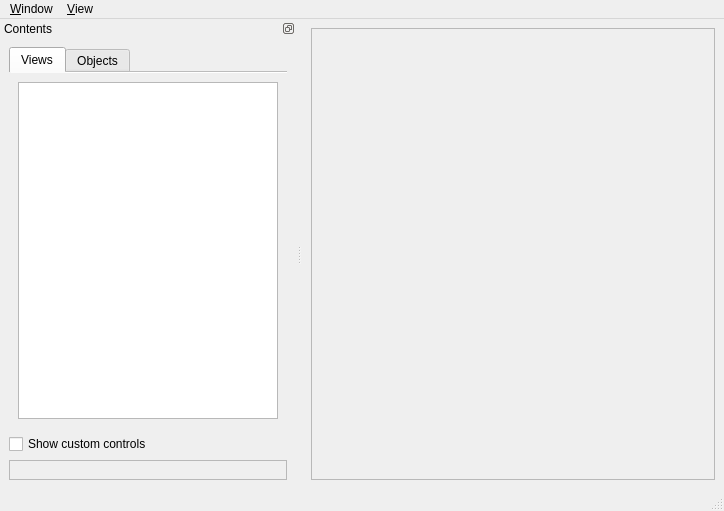
<?xml version="1.0" encoding="UTF-8"?>
<ui version="4.0">
 <class>MainWindow</class>
 <widget class="QMainWindow" name="MainWindow">
  <property name="geometry">
   <rect>
    <x>0</x>
    <y>0</y>
    <width>724</width>
    <height>511</height>
   </rect>
  </property>
  <property name="windowTitle">
   <string>CAST Viewer</string>
  </property>
  <widget class="QWidget" name="centralwidget">
   <layout class="QVBoxLayout" name="verticalLayout">
    <item>
     <widget class="QViewContainer" name="drawingArea">
      <property name="frameShape">
       <enum>QFrame::StyledPanel</enum>
      </property>
      <property name="frameShadow">
       <enum>QFrame::Raised</enum>
      </property>
      <layout class="QVBoxLayout" name="verticalLayout_2">
       <item>
        <widget class="QCastView" name="_cast_view_unused" native="true">
         <property name="minimumSize">
          <size>
           <width>200</width>
           <height>200</height>
          </size>
         </property>
        </widget>
       </item>
      </layout>
     </widget>
    </item>
   </layout>
  </widget>
  <widget class="QMenuBar" name="menubar">
   <property name="geometry">
    <rect>
     <x>0</x>
     <y>0</y>
     <width>724</width>
     <height>20</height>
    </rect>
   </property>
   <widget class="QMenu" name="menu_View">
    <property name="title">
     <string>&amp;View</string>
    </property>
    <addaction name="actViewSelectSubmenu"/>
    <addaction name="separator"/>
    <addaction name="actShowViewList"/>
    <addaction name="actRefreshViewList"/>
   </widget>
   <widget class="QMenu" name="menuQuit">
    <property name="title">
     <string>&amp;Window</string>
    </property>
    <addaction name="actNewWindow"/>
    <addaction name="actCloseSomeWindows"/>
    <addaction name="separator"/>
    <addaction name="actSaveWindowLayout"/>
    <addaction name="actRestoreWindowLayout"/>
   </widget>
   <addaction name="menuQuit"/>
   <addaction name="menu_View"/>
  </widget>
  <widget class="QStatusBar" name="statusbar"/>
  <widget class="QDockWidget" name="dockWidget">
   <property name="features">
    <set>QDockWidget::DockWidgetFloatable|QDockWidget::DockWidgetMovable</set>
   </property>
   <property name="windowTitle">
    <string>Contents</string>
   </property>
   <attribute name="dockWidgetArea">
    <number>1</number>
   </attribute>
   <widget class="QWidget" name="dockWidgetContents">
    <layout class="QVBoxLayout" name="verticalLayout_6">
     <item>
      <widget class="QTabWidget" name="tabWidget">
       <property name="sizePolicy">
        <sizepolicy hsizetype="Expanding" vsizetype="Expanding">
         <horstretch>0</horstretch>
         <verstretch>1</verstretch>
        </sizepolicy>
       </property>
       <property name="minimumSize">
        <size>
         <width>0</width>
         <height>120</height>
        </size>
       </property>
       <property name="toolTip">
        <string/>
       </property>
       <property name="tabPosition">
        <enum>QTabWidget::North</enum>
       </property>
       <property name="tabShape">
        <enum>QTabWidget::Rounded</enum>
       </property>
       <property name="currentIndex">
        <number>0</number>
       </property>
       <property name="usesScrollButtons">
        <bool>true</bool>
       </property>
       <property name="documentMode">
        <bool>true</bool>
       </property>
       <widget class="QWidget" name="tabViews">
        <attribute name="title">
         <string>Views</string>
        </attribute>
        <attribute name="toolTip">
         <string>List of views</string>
        </attribute>
        <layout class="QVBoxLayout" name="verticalLayout_4">
         <item>
          <widget class="QListWidget" name="listWidget">
           <property name="minimumSize">
            <size>
             <width>80</width>
             <height>0</height>
            </size>
           </property>
          </widget>
         </item>
        </layout>
       </widget>
       <widget class="QWidget" name="tabObjects">
        <attribute name="title">
         <string>Objects</string>
        </attribute>
        <attribute name="toolTip">
         <string>Objects in current view</string>
        </attribute>
        <layout class="QVBoxLayout" name="verticalLayout_3">
         <item>
          <widget class="QTreeWidget" name="treeObjects">
           <attribute name="headerVisible">
            <bool>false</bool>
           </attribute>
           <column>
            <property name="text">
             <string notr="true">1</string>
            </property>
           </column>
          </widget>
         </item>
        </layout>
       </widget>
      </widget>
     </item>
     <item>
      <widget class="QCheckBox" name="ckCustomControls">
       <property name="text">
        <string>Show custom controls</string>
       </property>
      </widget>
     </item>
     <item>
      <widget class="QCustomGuiPanel" name="wgCustomGui">
       <property name="sizePolicy">
        <sizepolicy hsizetype="Preferred" vsizetype="Minimum">
         <horstretch>0</horstretch>
         <verstretch>0</verstretch>
        </sizepolicy>
       </property>
       <property name="minimumSize">
        <size>
         <width>0</width>
         <height>20</height>
        </size>
       </property>
       <property name="frameShape">
        <enum>QFrame::StyledPanel</enum>
       </property>
       <property name="frameShadow">
        <enum>QFrame::Sunken</enum>
       </property>
      </widget>
     </item>
    </layout>
   </widget>
  </widget>
  <action name="actShowViewList">
   <property name="checkable">
    <bool>true</bool>
   </property>
   <property name="text">
    <string>Show list of &amp;views</string>
   </property>
   <property name="toolTip">
    <string>Show list of views</string>
   </property>
  </action>
  <action name="actRefreshViewList">
   <property name="text">
    <string>&amp;Refresh list of views</string>
   </property>
  </action>
  <action name="actNewWindow">
   <property name="text">
    <string>&amp;New window</string>
   </property>
  </action>
  <action name="actSaveWindowLayout">
   <property name="text">
    <string>&amp;Save window layout</string>
   </property>
  </action>
  <action name="actCloseSomeWindows">
   <property name="text">
    <string>Close some windows</string>
   </property>
  </action>
  <action name="actRestoreLayoutStartup">
   <property name="checkable">
    <bool>true</bool>
   </property>
   <property name="text">
    <string>Restore Layout at Startup</string>
   </property>
  </action>
  <action name="actRestoreWindowLayout">
   <property name="text">
    <string>&amp;Restore window layout</string>
   </property>
  </action>
  <action name="actViewSelectSubmenu">
   <property name="enabled">
    <bool>false</bool>
   </property>
   <property name="text">
    <string>Select</string>
   </property>
  </action>
  <action name="actShowCustomControls">
   <property name="checkable">
    <bool>true</bool>
   </property>
   <property name="text">
    <string>Show custom controls</string>
   </property>
  </action>
 </widget>
 <customwidgets>
  <customwidget>
   <class>QCastView</class>
   <extends>QWidget</extends>
   <header>qtui/QCastView.hpp</header>
   <container>1</container>
  </customwidget>
  <customwidget>
   <class>QCustomGuiPanel</class>
   <extends>QFrame</extends>
   <header>qtui/QCustomGuiPanel.hpp</header>
   <container>1</container>
  </customwidget>
  <customwidget>
   <class>QViewContainer</class>
   <extends>QFrame</extends>
   <header>qtui/QViewContainer.hpp</header>
   <container>1</container>
  </customwidget>
 </customwidgets>
 <resources>
  <include location="jquery.qrc"/>
 </resources>
 <connections>
  <connection>
   <sender>ckCustomControls</sender>
   <signal>stateChanged(int)</signal>
   <receiver>actShowCustomControls</receiver>
   <slot>trigger()</slot>
   <hints>
    <hint type="sourcelabel">
     <x>142</x>
     <y>450</y>
    </hint>
    <hint type="destinationlabel">
     <x>-1</x>
     <y>-1</y>
    </hint>
   </hints>
  </connection>
 </connections>
</ui>
